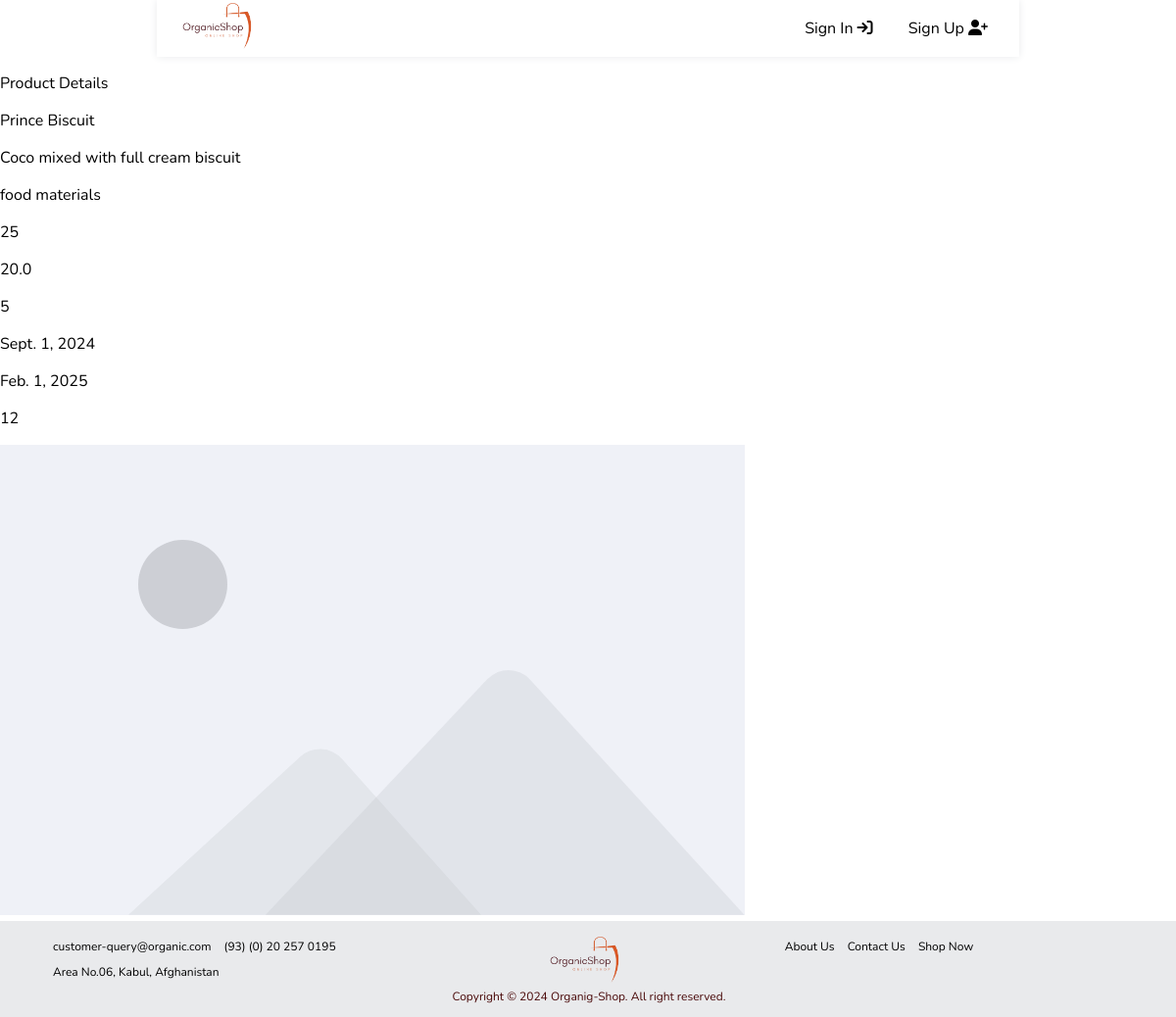
Page /store/display_details/28 on the committed database.
### store/models.py (models this page shows, shortened)
class Product(models.Model):
    NUMBER_CHOICES = [(i, str(i)) for i in range(1,201)]
    category = models.ForeignKey(Category, on_delete=models.CASCADE)
    user = models.ForeignKey(CustomUser, null=True, on_delete=models.SET_NULL)
    name = models.CharField(max_length=100)
    description = models.CharField(max_length=200)
    price = models.IntegerField(default=0)
    bulk_price = models.IntegerField(default=0)
    packet_contain = models.PositiveBigIntegerField(choices=NUMBER_CHOICES)
    rate = models.FloatField(null=True, default=0)
    mfd = models.DateField(null=True, blank=True)
    expd = models.DateField(null=True, blank=True)
    profit = models.IntegerField(null=True,default=0)
    stock = models.IntegerField(null=True,default=0)
    num_packet = models.IntegerField(default=1)
    image = models.ImageField(default='default.svg', upload_to='item_images')

class Category(models.Model):
    name = models.CharField(max_length=50)
    description = models.CharField(max_length=200)
    def __str__(self):
        return self.name

### store/views.py (the view)
# urls.py: path('display_details/<iid>', views.display_details, name='display_details'),
def display_details(request, iid):
    p = Product.objects.get(id = iid)
    context = {'p':p}
    print(iid)
    return render(request, 'item_details.html', context)

### store/context_processors.py (called while the page is built)
def breadcrumbs(request):
    if hasattr(request, 'breadcrumbs'):
        return {'breadcrumbs': request.breadcrumbs}
    return {'breadcrumbs': []}  # Default to an empty list if not set

### store/templates/item_details.html
{% extends 'main/base.html' %}
{% load static %}
{% block content %}
<div class="m-10">
    <p class="text-center text-2xl">Product Details</p>
    <div class="grid lg:grid-cols-2 sm:grid-cols-1">
        <div class="details p-5">
            <p class="text-xl font-bold">{{p.name}}</p>
            <p class="text-sm font-bold">{{p.description}}</p>
            <p class="text-xl font-bold">{{p.category}}</p>
            <p class="text-xl font-bold">{{p.price}}</p>
            <p class="text-xl font-bold">{{p.rate}}</p>
            <p class="text-xl font-bold">{{p.profit}}</p>
            <p class="text-xl font-bold">{{p.mfd}}</p>
            <p class="text-xl font-bold">{{p.expd}}</p>
            <p class="text-xl font-bold">{{p.stock}}</p>
        </div>
        <div class="image">
            <img src="{{p.image.url}}" alt="">
        </div>
    </div>
</div>
{% endblock content %}

### store/static/css/style.css (style rules this page uses)
* { font-family: "Nunito", sans-serif; font-optical-sizing: auto; font-style: normal; }
body { margin: 0px; padding: 0px; width: auto; }

### rows in the picture
Product: name "Prince Biscuit", description "Coco mixed with full cream biscuit", category "food materials", price "25", rate "20.0", profit "5", mfd "Sept. 1, 2024", expd "Feb. 1, 2025", stock "12", image (placeholder picture)
